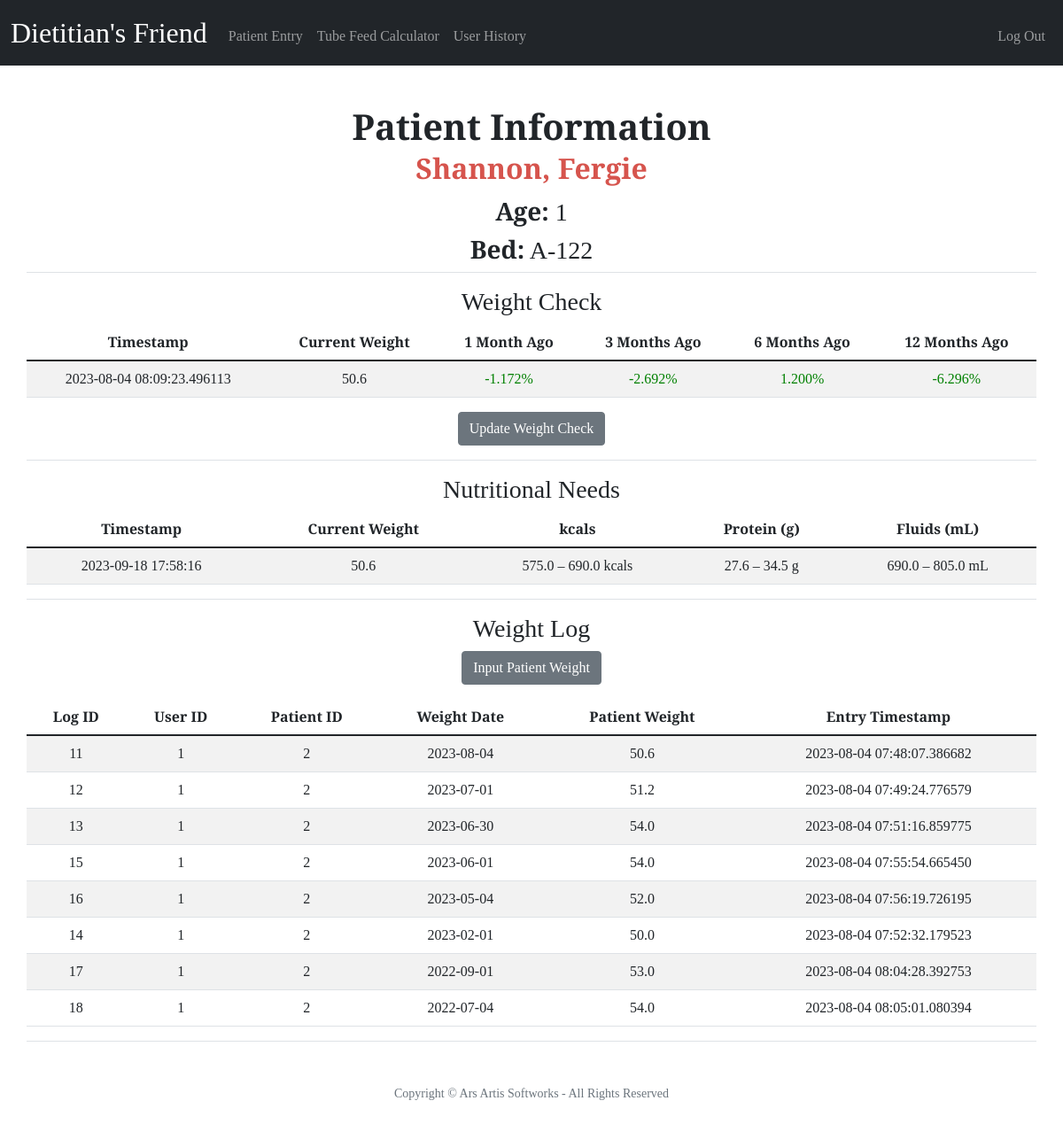
The page /patient_info/2 (signed in) on the database its author committed.
### models.py (models this page shows)
class Patient(db.Model):
    __tablename__ = "patients"
    id = db.Column(db.Integer, primary_key=True, autoincrement=True)
    name_last = db.Column(db.Text)
    name_first = db.Column(db.Text)
    age = db.Column(db.Integer)
    bed = db.Column(db.Text)
    provider_id = db.Column(db.Integer, db.ForeignKey("users.id"))

class WeightCheck(db.Model):
    __tablename__ = "weight_check"
    id = db.Column(db.Integer, primary_key=True, autoincrement=True)
    patient_id = db.Column(db.Integer, db.ForeignKey("patients.id"), nullable=False)
    current_weight = db.Column(db.Float)
    one_month = db.Column(db.Float)
    three_month = db.Column(db.Float)
    six_month = db.Column(db.Float)
    twelve_month = db.Column(db.Float)
    timestamp = db.Column(db.DateTime)

class MonthlyWeights(db.Model):
    __tablename__ = "monthly_weights"
    id = db.Column(db.Integer, primary_key=True, autoincrement=True)
    user_id = db.Column(db.Integer, db.ForeignKey("users.id"), nullable=False)
    patient_id = db.Column(db.Integer, db.ForeignKey("patients.id"), nullable=False)
    weight_date = db.Column(db.Date, nullable=False)
    patient_weight = db.Column(db.Float)
    timestamp = db.Column(db.DateTime)

### app.py (the view)
@app.route("/patient_info/<int:patient_id>", methods=["GET", "POST"])
@login_required
def patient_info(patient_id):
    patient = Patient.query.get(patient_id)
    if patient is None:
        flash("Patient not found")
    weight_check_row = WeightCheck.query.filter_by(patient_id=patient_id).first()
    monthly_weights = (
        MonthlyWeights.query.filter_by(patient_id=patient_id)
        .order_by(MonthlyWeights.weight_date.desc())
        .all()
    )
    timestamp = datetime.now()
    weight_query = (
        MonthlyWeights.query.filter_by(patient_id=patient_id)
        .order_by(MonthlyWeights.weight_date.desc())
        .first()
    )
    if weight_query is not None:
        current_weight = weight_query.patient_weight
        current_weight_kg = current_weight / 2.2
    else:
        current_weight = 0.0
        current_weight_kg = 0.0
    kcals_low = "{:.1f}".format(current_weight_kg * 25)
    kcals_high = "{:.1f}".format(current_weight_kg * 30)
    protein_low = "{:.1f}".format(current_weight_kg * 1.2)
    protein_high = "{:.1f}".format(current_weight_kg * 1.5)
    fluids_low = "{:.1f}".format(current_weight_kg * 30)
    fluids_high = "{:.1f}".format(current_weight_kg * 35)
    return render_template(
        "patient_info.html",
        patient=patient,
        monthly_weights=monthly_weights,
        weight_check_row=weight_check_row,
        timestamp=timestamp,
        current_weight=current_weight,
        kcals_low=kcals_low,
        kcals_high=kcals_high,
        protein_low=protein_low,
        protein_high=protein_high,
        fluids_low=fluids_low,
        fluids_high=fluids_high,
    )

### app.py (called while the page is built)
@app.after_request
def after_request(response):
    response.headers["Cache-Control"] = "no-cache, no-store, must-revalidate"
    response.headers["Expires"] = 0
    response.headers["Pragma"] = "no-cache"
    return response

### helpers.py (called while the page is built)
def login_required(f):
    @wraps(f)
    def decorated_function(*args, **kwargs):
        if session.get("user_id") is None:
            return redirect("/login")
        return f(*args, **kwargs)
    return decorated_function

### templates/patient_info.html (shortened to what this page needs)
{% extends "layout.html" %}
{% block main %}
    <div class="container mb-3 border-bottom">
        <h1>Patient Information</h1>
        <h2>{{ patient.name_last }}, {{patient.name_first }}</h2>
        <h3><b>Age:</b> {{ patient.age }}</h3>
        <h3><b>Bed:</b> {{ patient.bed }}</h3>
    </div>
    <div class="container mb-3 border-bottom">
        <div class="row">
            <h3>Weight Check</h3>
        </div>
        <div class="row">
            <table class="table table-striped table-hover">
                <thead class="thead-dark">
                    <tr>
                        <th scope="col">Timestamp</th>
                        <th scope="col">Current Weight</th>
                        <th scope="col">1 Month Ago</th>
                        <th scope="col">3 Months Ago</th>
                        <th scope="col">6 Months Ago</th>
                        <th scope="col">12 Months Ago</th>
                    </tr>
                </thead>
                <tbody>
                    <tr>
                        {% if weight_check_row is not none %}
                            <td>{{ weight_check_row.timestamp }}</td>
                            <td>{{ weight_check_row.current_weight }}</td>
                            <td style="color: {% if weight_check_row.one_month >= 5.0 or weight_check_row.one_month <= -5.0 %} red {% else %} green {% endif %}">{{ "{:.3f}".format(weight_check_row.one_month) }}&#37;</td>
                            <td style="color: {% if weight_check_row.three_month >= 7.5 or weight_check_row.three_month <= -7.5 %} red {% else %} green {% endif %}">{{ "{:.3f}".format(weight_check_row.three_month) }}&#37;</td>
                            <td style="color: {% if weight_check_row.six_month >= 10.0 or weight_check_row.six_month <= -10.0 %} red {% else %} green {% endif %}">{{ "{:.3f}".format(weight_check_row.six_month) }}&#37;</td>
                            <td style="color: {% if weight_check_row.twelve_month >= 20.0 or weight_check_row.twelve_month <= -20.0 %} red {% else %} green {% endif %}">{{ "{:.3f}".format(weight_check_row.twelve_month) }}&#37;</td>
                        {% endif %}
                    </tr>
                </tbody>
            </table>
        </div>
        <a class="btn btn-secondary mb-3" href="{{ url_for('weight_check', patient_id=patient.id) }}" method="post">Update Weight Check</a>
    </div>
    <div class="container mb-3 border-bottom">
        <div class="row">
            <h3>Nutritional Needs</h3>
        </div>
        <div class="row">
            <table class="table table-striped table-hover mb-3">
                <thead class="thead-dark">
                    <tr>
                        <th scope="col">Timestamp</th>
                        <th scope="col">Current Weight</th>
                        <th scope="col">kcals</th>
                        <th scope="col">Protein (g)</th>
                        <th scope="col">Fluids (mL)</th>
                    </tr>
                </thead>
                <tbody>
                    <tr>
                        <td>{{ timestamp }}</td>
                        <td>{{ current_weight }}</td>
                        <td>{{ kcals_low }} &#8211; {{ kcals_high }} kcals</td>
                        <td>{{ protein_low }} &#8211; {{ protein_high }} g</td>
                        <td>{{ fluids_low }} &#8211; {{ fluids_high }} mL</td>
                    </tr>
                </tbody>
            </table>
        </div>
    </div>
    <div class="container border-bottom">
        <div class="row">
            <h3>Weight Log</h3>
        </div>
        <a class="btn btn-secondary mb-3" href="/weight_entry" method="post">Input Patient Weight</a>
        <div class="row">
            <table class="table table-striped table-hover">
                <thead class="thead-dark">
                    <tr>
                        <th scope="col">Log ID</th>
                        <th scope="col">User ID</th>
                        <th scope="col">Patient ID</th>
                        <th scope="col">Weight Date</th>
                        <th scope="col">Patient Weight</th>
                        <th scope="col">Entry Timestamp</th>
                    </tr>
                </thead>
                <tbody>
                    {% for weight in monthly_weights %}
                        <tr>
                            <td>{{ weight.id }}</td>
                            <td>{{ weight.user_id }}</td>
                            <td>{{ weight.patient_id }}</td>
                            <td>{{ weight.weight_date }}</td>
                            <td>{{ weight.patient_weight }}</td>
                            <td>{{ weight.timestamp }}</td>
                        </tr>
                    {% endfor %}
                </tbody>
            </table>
        </div>
    </div>
{% endblock %}

### static/styles.css (style rules this page uses)
body { background-color: #fff; color: #212529; font-family: 'EB Garamond', serif; font-size: 1rem; font-weight: 400; line-height: 1.5; margin: 0; text-align: left; }
h1 { font-size: 40px; font-weight: 700; line-height: 42px; }
h2 { color: #D6544D; font-size: 32px; font-weight: 700; line-height: 35px; margin-bottom: 15px; }
td, th { vertical-align: middle; }

### rows shown on the page
Patient: name_last "Shannon", name_first "Fergie", age "1", bed "A-122"
WeightCheck: timestamp "2023-08-04 08:09:23.496113", current_weight "50.6", one_month "-1.172", three_month "-2.692", six_month "1.200", twelve_month "-6.296"
MonthlyWeights: patient_weight "50.6", id "11", user_id "1", patient_id "2", weight_date "2023-08-04", timestamp "2023-08-04 07:48:07.386682"
MonthlyWeights: id "12", user_id "1", patient_id "2", weight_date "2023-07-01", patient_weight "51.2", timestamp "2023-08-04 07:49:24.776579"
MonthlyWeights: id "13", user_id "1", patient_id "2", weight_date "2023-06-30", patient_weight "54.0", timestamp "2023-08-04 07:51:16.859775"
MonthlyWeights: id "15", user_id "1", patient_id "2", weight_date "2023-06-01", patient_weight "54.0", timestamp "2023-08-04 07:55:54.665450"
MonthlyWeights: id "16", user_id "1", patient_id "2", weight_date "2023-05-04", patient_weight "52.0", timestamp "2023-08-04 07:56:19.726195"
MonthlyWeights: id "14", user_id "1", patient_id "2", weight_date "2023-02-01", patient_weight "50.0", timestamp "2023-08-04 07:52:32.179523"
MonthlyWeights: id "17", user_id "1", patient_id "2", weight_date "2022-09-01", patient_weight "53.0", timestamp "2023-08-04 08:04:28.392753"
MonthlyWeights: id "18", user_id "1", patient_id "2", weight_date "2022-07-04", patient_weight "54.0", timestamp "2023-08-04 08:05:01.080394"

### other values the page prints
{{ kcals_low }} "575.0"
{{ kcals_high }} "690.0"
{{ protein_low }} "27.6"
{{ protein_high }} "34.5"
{{ fluids_low }} "690.0"
{{ fluids_high }} "805.0"
